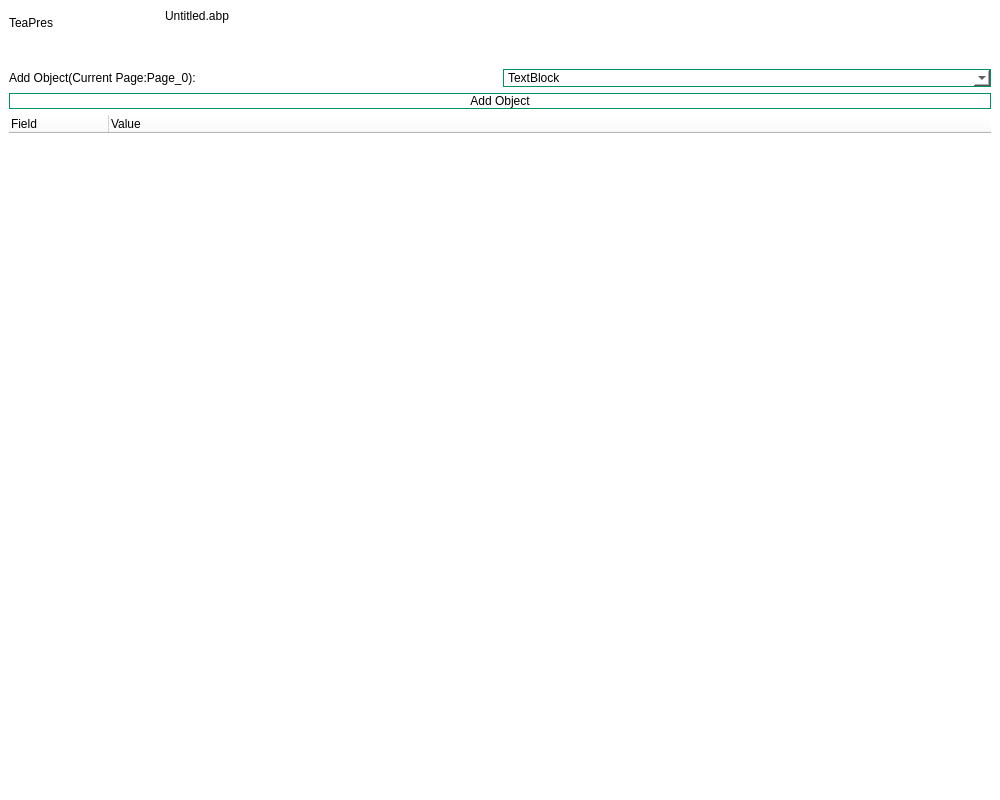
<?xml version="1.0" encoding="UTF-8"?>
<ui version="4.0">
 <class>MainWindow</class>
 <widget class="QMainWindow" name="MainWindow">
  <property name="geometry">
   <rect>
    <x>0</x>
    <y>0</y>
    <width>1000</width>
    <height>800</height>
   </rect>
  </property>
  <property name="windowTitle">
   <string>MainWindow</string>
  </property>
  <property name="styleSheet">
   <string notr="true">background-color:white;
color:black;
border-radius:1px solid black;</string>
  </property>
  <widget class="QWidget" name="centralwidget">
   <layout class="QVBoxLayout" name="verticalLayout">
    <item>
     <layout class="QHBoxLayout" name="horizontalLayout">
      <item>
       <widget class="QLabel" name="label">
        <property name="maximumSize">
         <size>
          <width>150</width>
          <height>50</height>
         </size>
        </property>
        <property name="styleSheet">
         <string notr="true">font:30px &quot;Source Code Pro&quot;;</string>
        </property>
        <property name="text">
         <string>TeaPres </string>
        </property>
       </widget>
      </item>
      <item>
       <layout class="QVBoxLayout" name="verticalLayout_2">
        <property name="spacing">
         <number>0</number>
        </property>
        <item>
         <widget class="QLabel" name="label_3">
          <property name="styleSheet">
           <string notr="true">font:25px &quot;Source Code Pro&quot;;</string>
          </property>
          <property name="text">
           <string>Untitled.abp</string>
          </property>
         </widget>
        </item>
        <item>
         <widget class="QLabel" name="label_4">
          <property name="styleSheet">
           <string notr="true">font:12px &quot;Source Code Pro&quot;;
color:rgb(182, 182, 182)</string>
          </property>
          <property name="text">
           <string>&lt;Untitled&gt;</string>
          </property>
         </widget>
        </item>
       </layout>
      </item>
      <item>
       <widget class="QPushButton" name="pushButton">
        <property name="maximumSize">
         <size>
          <width>50</width>
          <height>50</height>
         </size>
        </property>
        <property name="styleSheet">
         <string notr="true">background-color:white;
border-radius:0px;</string>
        </property>
        <property name="text">
         <string/>
        </property>
       </widget>
      </item>
      <item>
       <widget class="QPushButton" name="pushButton_2">
        <property name="maximumSize">
         <size>
          <width>50</width>
          <height>50</height>
         </size>
        </property>
        <property name="styleSheet">
         <string notr="true">background-color:white;
border-radius:0px;</string>
        </property>
        <property name="text">
         <string/>
        </property>
       </widget>
      </item>
      <item>
       <widget class="QPushButton" name="pushButton_3">
        <property name="maximumSize">
         <size>
          <width>50</width>
          <height>50</height>
         </size>
        </property>
        <property name="styleSheet">
         <string notr="true">background-color:white;
border-radius:0px;</string>
        </property>
        <property name="text">
         <string/>
        </property>
       </widget>
      </item>
     </layout>
    </item>
    <item>
     <layout class="QHBoxLayout" name="horizontalLayout_3">
      <item>
       <widget class="QPushButton" name="pushButton_8">
        <property name="toolTip">
         <string>&lt;!DOCTYPE HTML PUBLIC &quot;-//W3C//DTD HTML 4.0//EN&quot; &quot;http://www.w3.org/TR/REC-html40/strict.dtd&quot;&gt;
&lt;html&gt;&lt;head&gt;&lt;meta name=&quot;qrichtext&quot; content=&quot;1&quot; /&gt;&lt;style type=&quot;text/css&quot;&gt;
p, li { white-space: pre-wrap; }
&lt;/style&gt;&lt;/head&gt;&lt;body style=&quot; font-family:'Sans Serif'; font-size:9pt; font-weight:400; font-style:normal;&quot;&gt;
&lt;p style=&quot; margin-top:0px; margin-bottom:0px; margin-left:0px; margin-right:0px; -qt-block-indent:0; text-indent:0px;font:10px /&quot;Source Code Pro/&quot;&quot;&gt;Open&lt;/p&gt;&lt;/body&gt;&lt;/html&gt;</string>
        </property>
        <property name="styleSheet">
         <string notr="true">background-color:white;
color:black;
border-radius:0px;</string>
        </property>
        <property name="text">
         <string/>
        </property>
        <property name="icon">
         <iconset resource="resource.qrc">
          <normaloff>:/new/pics/open.svg</normaloff>:/new/pics/open.svg</iconset>
        </property>
        <property name="shortcut">
         <string>Ctrl+O</string>
        </property>
       </widget>
      </item>
      <item>
       <widget class="QPushButton" name="pushButton_9">
        <property name="toolTip">
         <string>Save</string>
        </property>
        <property name="styleSheet">
         <string notr="true">background-color:white;
color:black;
border-radius:0px;</string>
        </property>
        <property name="text">
         <string/>
        </property>
        <property name="icon">
         <iconset resource="resource.qrc">
          <normaloff>:/new/pics/save.svg</normaloff>:/new/pics/save.svg</iconset>
        </property>
        <property name="shortcut">
         <string>Ctrl+S</string>
        </property>
        <property name="checkable">
         <bool>false</bool>
        </property>
       </widget>
      </item>
      <item>
       <widget class="QPushButton" name="pushButton_14">
        <property name="toolTip">
         <string>Save As</string>
        </property>
        <property name="text">
         <string/>
        </property>
        <property name="icon">
         <iconset resource="resource.qrc">
          <normaloff>:/new/pics/saveas.svg</normaloff>:/new/pics/saveas.svg</iconset>
        </property>
        <property name="shortcut">
         <string>Ctrl+Shift+S</string>
        </property>
       </widget>
      </item>
      <item>
       <widget class="QPushButton" name="pushButton_10">
        <property name="toolTip">
         <string>Close</string>
        </property>
        <property name="styleSheet">
         <string notr="true">background-color:white;
border-radius:0px;</string>
        </property>
        <property name="text">
         <string/>
        </property>
        <property name="icon">
         <iconset resource="resource.qrc">
          <normaloff>:/new/pics/docclose.svg</normaloff>:/new/pics/docclose.svg</iconset>
        </property>
        <property name="shortcut">
         <string>Esc</string>
        </property>
       </widget>
      </item>
      <item>
       <widget class="QPushButton" name="pushButton_13">
        <property name="toolTip">
         <string>Present</string>
        </property>
        <property name="text">
         <string/>
        </property>
        <property name="icon">
         <iconset resource="resource.qrc">
          <normaloff>:/new/pics/present.svg</normaloff>:/new/pics/present.svg</iconset>
        </property>
        <property name="shortcut">
         <string>Ctrl+R</string>
        </property>
       </widget>
      </item>
      <item>
       <spacer name="horizontalSpacer_2">
        <property name="orientation">
         <enum>Qt::Horizontal</enum>
        </property>
        <property name="sizeHint" stdset="0">
         <size>
          <width>40</width>
          <height>20</height>
         </size>
        </property>
       </spacer>
      </item>
      <item>
       <widget class="QPushButton" name="pushButton_7">
        <property name="toolTip">
         <string>&lt;html&gt;&lt;head/&gt;&lt;body&gt;&lt;p&gt;&lt;span style=&quot; font-size:12pt;&quot;&gt;About&lt;/span&gt;&lt;/p&gt;&lt;p&gt;&lt;span style=&quot; font-size:12pt;&quot;&gt;TeaPres is a Baboon product licensed under GNU GPL 3.0. (C) 2021-2023 BABOON INC.&lt;/span&gt;&lt;/p&gt;&lt;/body&gt;&lt;/html&gt;</string>
        </property>
        <property name="whatsThis">
         <string>About</string>
        </property>
        <property name="styleSheet">
         <string notr="true">background-color:white;
border-radius:0px;</string>
        </property>
        <property name="text">
         <string/>
        </property>
        <property name="icon">
         <iconset resource="resource.qrc">
          <normaloff>:/new/pics/about.svg</normaloff>:/new/pics/about.svg</iconset>
        </property>
       </widget>
      </item>
     </layout>
    </item>
    <item>
     <layout class="QHBoxLayout" name="horizontalLayout_4">
      <item>
       <widget class="QLabel" name="label_2">
        <property name="styleSheet">
         <string notr="true">font:20px &quot;Source Code Pro&quot;;</string>
        </property>
        <property name="text">
         <string>Add Object(Current Page:Page_0):</string>
        </property>
       </widget>
      </item>
      <item>
       <widget class="QComboBox" name="comboBox">
        <property name="styleSheet">
         <string notr="true">QComboBox{
font:20px &quot;Source Code Pro&quot;;
border-radius:0px;
border:1px solid #009265;
color:black;
}
QComboBox:hover{
background-color:#98CBBB;
}</string>
        </property>
        <item>
         <property name="text">
          <string>TextBlock</string>
         </property>
        </item>
        <item>
         <property name="text">
          <string>Rectangle</string>
         </property>
        </item>
        <item>
         <property name="text">
          <string>Ellipse</string>
         </property>
        </item>
        <item>
         <property name="text">
          <string>Picture (NA)</string>
         </property>
        </item>
       </widget>
      </item>
     </layout>
    </item>
    <item>
     <layout class="QFormLayout" name="formLayout"/>
    </item>
    <item>
     <widget class="QPushButton" name="pushButton_11">
      <property name="styleSheet">
       <string notr="true">QPushButton{
border-radius:0px;
border:1px solid #009265;
font:20px &quot;Source Code Pro&quot;;
}
QPushButton:hover{
background-color:#98CBBB
}</string>
      </property>
      <property name="text">
       <string>Add Object</string>
      </property>
     </widget>
    </item>
    <item>
     <widget class="QTreeWidget" name="treeWidget">
      <property name="styleSheet">
       <string notr="true">background-color:white;
font:20px &quot;Source Code Pro&quot;;
border-radius:0px;</string>
      </property>
      <column>
       <property name="text">
        <string>Field</string>
       </property>
      </column>
      <column>
       <property name="text">
        <string>Value</string>
       </property>
      </column>
     </widget>
    </item>
    <item>
     <layout class="QHBoxLayout" name="horizontalLayout_2">
      <item>
       <widget class="QPushButton" name="pushButton_4">
        <property name="toolTip">
         <string>Up</string>
        </property>
        <property name="whatsThis">
         <string>Up</string>
        </property>
        <property name="styleSheet">
         <string notr="true">background-color:white;
border-radius:0px;</string>
        </property>
        <property name="text">
         <string/>
        </property>
        <property name="icon">
         <iconset resource="resource.qrc">
          <normaloff>:/new/pics/up.svg</normaloff>:/new/pics/up.svg</iconset>
        </property>
        <property name="shortcut">
         <string>Up</string>
        </property>
       </widget>
      </item>
      <item>
       <widget class="QPushButton" name="pushButton_5">
        <property name="toolTip">
         <string>Down</string>
        </property>
        <property name="whatsThis">
         <string>Down</string>
        </property>
        <property name="styleSheet">
         <string notr="true">background-color:white;
border-radius:0px;</string>
        </property>
        <property name="text">
         <string/>
        </property>
        <property name="icon">
         <iconset resource="resource.qrc">
          <normaloff>:/new/pics/down.svg</normaloff>:/new/pics/down.svg</iconset>
        </property>
        <property name="shortcut">
         <string>Down</string>
        </property>
       </widget>
      </item>
      <item>
       <widget class="QPushButton" name="pushButton_6">
        <property name="toolTip">
         <string>Delete</string>
        </property>
        <property name="whatsThis">
         <string>Delete</string>
        </property>
        <property name="styleSheet">
         <string notr="true">background-color:white;
border-radius:0px;</string>
        </property>
        <property name="text">
         <string/>
        </property>
        <property name="icon">
         <iconset resource="resource.qrc">
          <normaloff>:/new/pics/delete.svg</normaloff>:/new/pics/delete.svg</iconset>
        </property>
        <property name="shortcut">
         <string>Del</string>
        </property>
       </widget>
      </item>
      <item>
       <widget class="QPushButton" name="pushButton_12">
        <property name="text">
         <string/>
        </property>
        <property name="icon">
         <iconset resource="resource.qrc">
          <normaloff>:/new/pics/add.svg</normaloff>:/new/pics/add.svg</iconset>
        </property>
        <property name="shortcut">
         <string>+</string>
        </property>
       </widget>
      </item>
      <item>
       <spacer name="horizontalSpacer">
        <property name="orientation">
         <enum>Qt::Horizontal</enum>
        </property>
        <property name="sizeHint" stdset="0">
         <size>
          <width>40</width>
          <height>20</height>
         </size>
        </property>
       </spacer>
      </item>
     </layout>
    </item>
   </layout>
  </widget>
  <widget class="QStatusBar" name="statusBar"/>
 </widget>
 <resources>
  <include location="resource.qrc"/>
 </resources>
 <connections/>
</ui>
